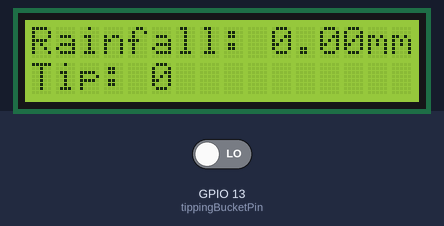
Bench run of a sketch on a simulated ESP32. Parts: 16×2 character LCD. The inputs (shaded band) are chosen by the test bench; at power-on: GPIO 13 (tippingBucketPin) LOW. WiFi joins after 1.5 s; servers stay silent unless stated; uploads are accepted with an empty reply; what the sketch prints to the serial monitor is not drawn.

Above: at 3.7 s.
3.8 s: GPIO 13 (tippingBucketPin) driven HIGH
At 9.3 s:
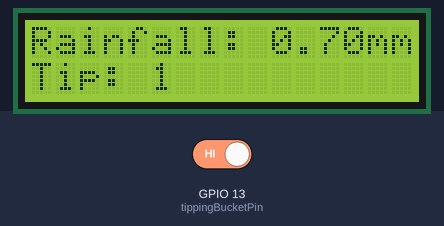
9.7 s: GPIO 13 (tippingBucketPin) driven LOW
At 14.2 s:
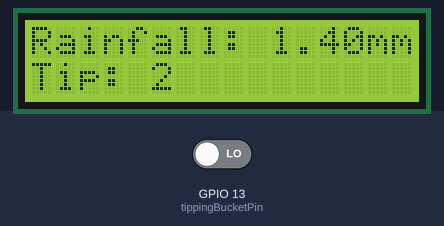
15.6 s: GPIO 13 (tippingBucketPin) driven HIGH
At 19.1 s:
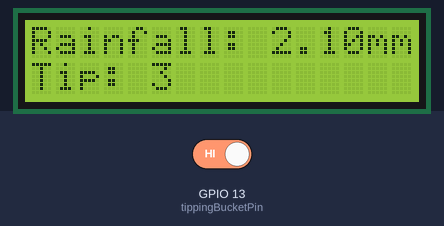
Timing chart, 0 to 20.6 s (numbered marks = the images above; inputs shaded):
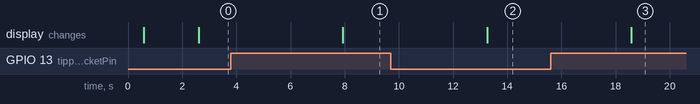

The sketch:

ESP32_READ_RAINFALL.ino
```cpp
#include <Wire.h> //Untuk komunikasi I2C
#include <LiquidCrystal_I2C.h> //Untuk mengendalikan LCD berbasis I2C
#include <WiFi.h> //Untuk mengaktifkan koneksi WiFi pada Arduino
#include <HTTPClient.h> //Untuk membuat permintaan HTTP dari Arduino

LiquidCrystal_I2C lcd(0x27, 16, 2); // LCD I2C 16x2


// untuk konfig wifi
const char* ssid = "LAPTOP";
const char* password = "12345678";

//untuk api url
const char* serverUrl = "http://192.168.137.1/insert_hujan.php";


const float mmPerPulse = 0.70;  // Masukkan nilai hujan dalam mm untuk setiap gerakan bucket

float mmTotali = 0.00;  // Initialize to 0.00 //total curah hujan
int sensore = 0; //menyimpan nilai dari sensor atau kondisi tertentu
int lastState = 0; //untuk menyimpan status atau keadaan sebelumnya
int A = 0; //sisa dari iterasi sebelumnya
int Jtip = 0; //menghitung jumlah tip (tipping)

// Pin untuk Tipping Bucket (Sensor Hujan)
int tippingBucketPin = 13;  // Sesuaikan dengan pin yang digunakan pada ESP32

void setup() {
  pinMode(tippingBucketPin, INPUT); //digunakan untuk menetapkan mode input pada pin yang mewakili sensor curah hujan

  // Inisialisasi komunikasi I2C dengan pin default SDA (D21) dan SCL (D22)
  Wire.begin(21, 22);

  // Inisialisasi LCD dengan 16 kolom dan 2 baris
  lcd.begin(); //digunakan untuk menginisialisasi objek
  lcd.backlight(); //digunakan untuk menghidupkan lampu latar (backlight) pada modul LCD

  lcd.setCursor(2, 0); //digunakan untuk mengatur posisi kursor pada modul LCD berbasis I2C yang dikendalikan oleh objek LiquidCrystal_I2C
  lcd.print("Curah Hujan"); //digunakan untuk menampilkan teks "Curah Hujan" pada layar LCD
  lcd.setCursor(5, 1);
  lcd.print("RESET");

  delay(500);

  lcd.clear();

  // tambah baudrate
  Serial.begin(115200);
  //konek wifi
    WiFi.begin(ssid, password);
    // pengondisian jika wifi belum konek
  while (WiFi.status() != WL_CONNECTED) {
    delay(1000);
    Serial.println("Connecting to WiFi...");
  }
  // Pengndisian jika sudah konek
  Serial.println("Connected to WiFi");

}

void loop() {
  sensore = digitalRead(tippingBucketPin);

  if (sensore != lastState) {
    mmTotali = mmTotali + mmPerPulse;
    Jtip++;

    lcd.clear(); // Clear the LCD to update the display
  }

  lcd.setCursor(0, 0);
  lcd.print("Rainfall: ");
  lcd.print(mmTotali, 2);  // Display with 2 decimal places
  lcd.print("mm");

  lcd.setCursor(0, 1);
  lcd.print("Tip: ");
  lcd.print(Jtip);

  delay(100);

  lastState = sensore;

  if (WiFi.status() == WL_CONNECTED) {
    HTTPClient http;

    // Persiapkan data untuk dikirim
    String postData = "rainfall=" + String(mmTotali) + "&tip_count=" + String(Jtip);

    // Koneksi ke server REST API
    http.begin(serverUrl);

    // untuk form body pada proses post data
    http.addHeader("Content-Type", "application/x-www-form-urlencoded");

    // untuk eksekusi post data
    int httpResponseCode = http.POST(postData);

    // untuk mengetahui jika proses berhasil atau tidak
    if (httpResponseCode > 0) {
      Serial.print("Data dikirim dengan sukses. Kode respons: ");
      // Serial.println(httpResponseCode);
    } else {
      Serial.print("Gagal mengirim data. Kode respons: ");
      Serial.println(httpResponseCode);
    }

    http.end();

  } else {
    Serial.println("Koneksi WiFi tidak tersedia.");
  }
  // Interval berapa lama proses melakukan looping lagi
  delay(5000);
}


// Programuntuk koneksi ke wifi
void connectToWifi(){
  WiFi.begin(ssid, password);
  while (WiFi.status() != WL_CONNECTED) {
    delay(1000);
    Serial.println("Connecting to WiFi...");
  }
  Serial.println("Connected to WiFi");
}
```

Measured:
- after the input at 3.8 s, the display: changes after 4.1 s (image 1)
- after the input at 9.7 s, the display: changes after 3.6 s (image 2)
- after the input at 15.6 s, the display: changes after 3.0 s (image 3)
